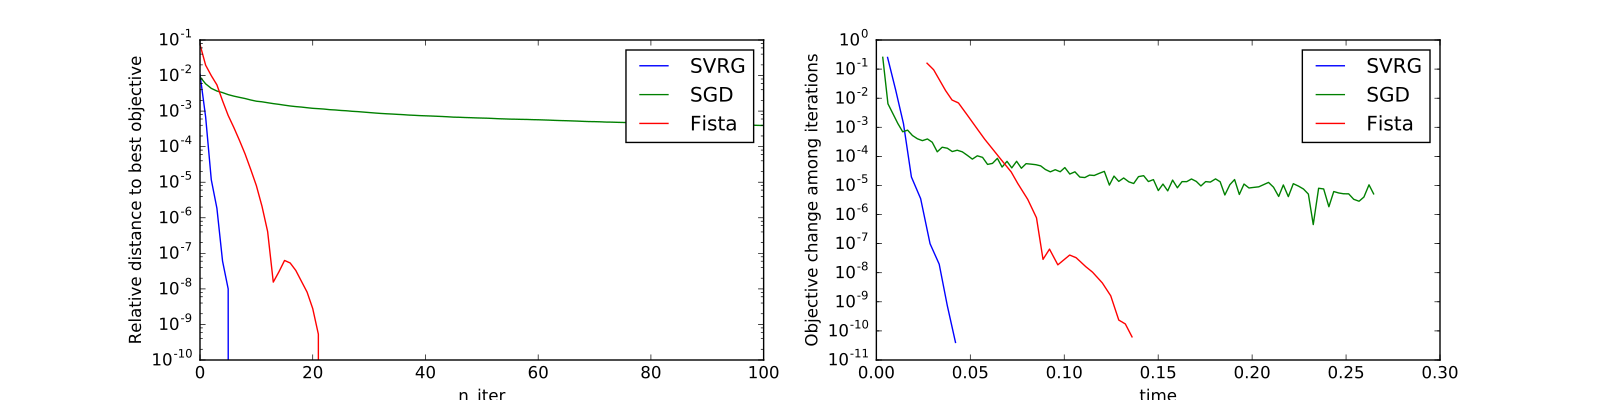

Reproduce this figure in Python.
import matplotlib.pyplot as plt
import numpy as np
import scipy
from pylab import rcParams
from mlpp.simulation import SimuLogReg
from mlpp.optim.solver import SGD, SVRG, Fista
from mlpp.optim.model import ModelLogReg
from mlpp.optim.prox import ProxL2Sq

rcParams['figure.figsize'] = 16, 4

# We simulate logistic data with feature vector w and intercept c
n_features, n_samples = 5, 10000
w = np.random.normal(0, 1, n_features)
c = 0.2
sim = SimuLogReg(weights=w, intercept=c, n_samples=n_samples)
sim.simulate()
X = sim.features
y = sim.labels

# We create the corresponding model and a prox L2
model = ModelLogReg(fit_intercept=True).fit(X, labels=y)
l_l2sq = 1e-7
prox = ProxL2Sq(strength=l_l2sq)
x0 = np.zeros(n_features + 1)

# We get the reference solution thanks to scipy
# It will be used in order to examine how close our solvers can get to the
# correct answer.
func = lambda x: model.loss(x) + prox.value(x)
fprime = lambda x: model.grad(x) + prox.strength * x
minimizer = scipy.optimize.fmin_l_bfgs_b(func, x0, fprime=fprime)[0]
minimum = func(minimizer)

# SVRG solver
svrg = SVRG(max_iter=100, print_every=3, record_every=1, tol=1e-10)
svrg.set_model(model)
svrg.set_prox(prox)
svrg.history.set_minimizer(minimizer)
svrg.history.set_minimum(minimum)
svrg.solve(x0, 0.1)

# Fista solver
fista = Fista(max_iter=100, print_every=3, record_every=1, tol=1e-10)
fista.set_model(model)
fista.set_prox(prox)
fista.history.set_minimizer(minimizer)
fista.history.set_minimum(minimum)
fista.solve(x0)

# SGD solver
sgd = SGD(max_iter=100, print_every=10, record_every=1, tol=1e-10)
sgd.set_model(model)
sgd.set_prox(prox)
sgd.history.set_minimizer(minimizer)
sgd.history.set_minimum(minimum)
sgd.solve(x0, 10)

# We plot our solvers results
ax1 = plt.subplot(121)
ax2 = plt.subplot(122)
solvers = [svrg, sgd, fista]
for s in solvers:
    s.history.plot(ax=ax1, y_axis=['dist_obj'], labels=[s.__class__.__name__])
    s.history.plot(ax=ax2, y_axis=['rel_obj'], x_axis='time',
                   labels=[s.__class__.__name__])
ax1.set_yscale("log")
ax1.set_ylabel("Relative distance to best objective")
ax2.set_yscale("log")
ax2.set_ylabel("Objective change among iterations")
plt.show()
